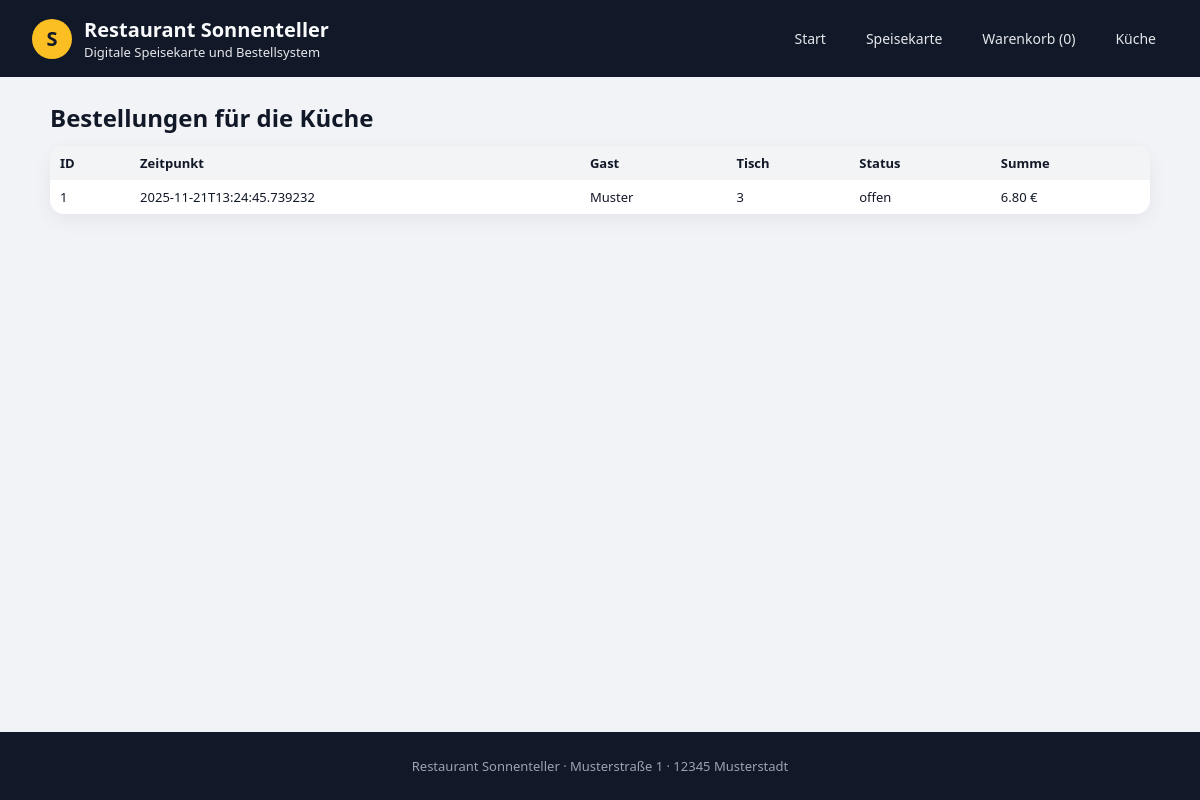
Page /admin/orders on the committed database.
### tables this page shows
CREATE TABLE customer_order (
    id INTEGER PRIMARY KEY AUTOINCREMENT,
    created_at TEXT NOT NULL,
    table_number TEXT,
    customer_name TEXT,
    status TEXT NOT NULL,
    total_amount REAL NOT NULL
);

### app.py (the view)
@app.route("/admin/orders")
def admin_orders():
    conn = get_db_connection()
    orders = conn.execute(
        "SELECT id, created_at, table_number, customer_name, status, total_amount FROM customer_order ORDER BY created_at DESC"
    ).fetchall()
    conn.close()
    return render_template("admin_orders.html", orders=orders)

### app.py (called while the page is built)
def get_db_connection():
    conn = sqlite3.connect(DB_PATH)
    conn.row_factory = sqlite3.Row
    return conn

### templates/admin_orders.html
{% extends "base.html" %}
{% block content %}
<section class="restaurant-admin-section">
    <h2>Bestellungen für die Küche</h2>
    {% if orders|length == 0 %}
    <p>Es liegen aktuell keine Bestellungen vor.</p>
    {% else %}
    <table class="restaurant-admin-table">
        <thead>
            <tr>
                <th>ID</th>
                <th>Zeitpunkt</th>
                <th>Gast</th>
                <th>Tisch</th>
                <th>Status</th>
                <th>Summe</th>
            </tr>
        </thead>
        <tbody>
            {% for order in orders %}
            <tr>
                <td>{{ order.id }}</td>
                <td>{{ order.created_at }}</td>
                <td>{{ order.customer_name }}</td>
                <td>{{ order.table_number }}</td>
                <td>{{ order.status }}</td>
                <td>{{ "%.2f"|format(order.total_amount) }} €</td>
            </tr>
            {% endfor %}
        </tbody>
    </table>
    {% endif %}
</section>
{% endblock %}

### static/css/style.css (style rules this page uses)
body { margin: 0; font-family: system-ui, -apple-system, BlinkMacSystemFont, "Segoe UI", sans-serif; background: #f2f3f7; color: #111827; }
.restaurant-admin-section h2 { margin-top: 0; margin-bottom: 12px; }
.restaurant-admin-table { width: 100%; border-collapse: collapse; font-size: 13px; background: #ffffff; border-radius: 14px; overflow: hidden; box-shadow: 0 6px 20px rgba(15, 23, 42, 0.06); }
.restaurant-admin-table th, .restaurant-admin-table td { padding: 8px 10px; text-align: left; }
.restaurant-admin-table thead { background: #f3f4f6; }

### rows in the picture
customer_order: id "1", created_at "2025-11-21T13:24:45.739232", customer_name "Muster", table_number "3", status "offen", total_amount "6.80"

### other values in the picture
{{ cart_quantity if cart_quantity is defined else 0 }} "0"
